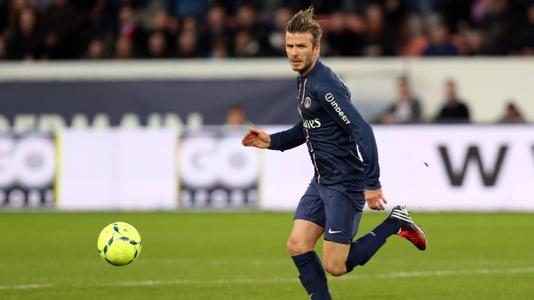
%> input picture david beckham.jpg, 534 x 300 px
$ octave deteksi_lingkaran.m   (GNU Octave 9; MATLAB toolbox functions it lacks are replaced by stand-ins)
%> lines starting %> are read from the running program, lines starting %| are printed output that depends on the picture
clc; clear; close all; warning off all;

% membaca citra rgb
img = imread('david beckham.jpg')
%> img is the input picture: size 300x534x3 uint8; mean R, G, B 128.3, 127.3, 105.1
figure, imshow(img)

% mengkonversi citra rgb menjadi citra grayscale
img_gray = rgb2gray(img);
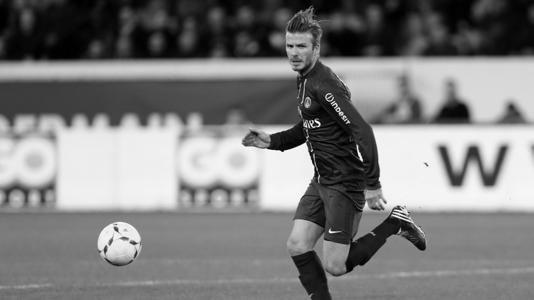
%> img_gray: size 300x534 uint8; min 0, max 254, mean 125
figure, imshow(img_gray)

% mendeteksi lingkaran menggunakan transformasi hough
[centers, radii, metric] = imfindcircles(img_gray, [20 50]);
%> centers = [120.4 244.3]; radii = 21.66; metric = 0.355

% menampilkan citra hasil deteksi
figure, imshow(img)
viscircles(centers,radii, 'Color', 'b')
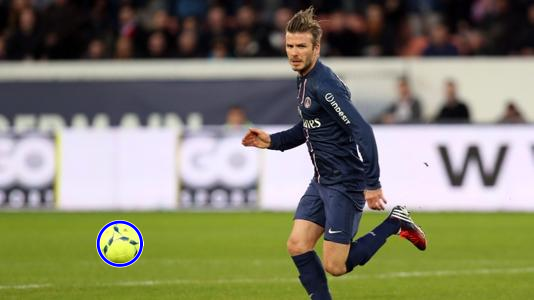
%> figure redrawn from the program's plot data

$ run again, with cristiano ronaldo.jpg copied over david beckham.jpg
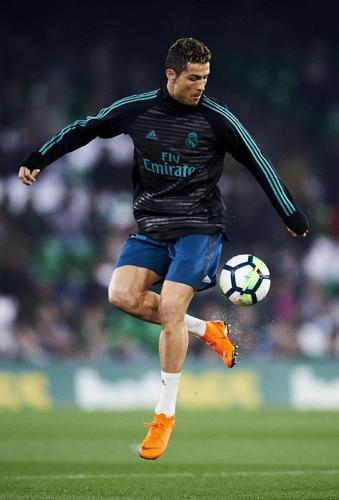
%> input picture cristiano ronaldo.jpg, 339 x 500 px
%> img is the input picture: size 500x339x3 uint8; mean R, G, B 78.6, 86.4, 78.8
%> `img_gray = rgb2gray(img);`:
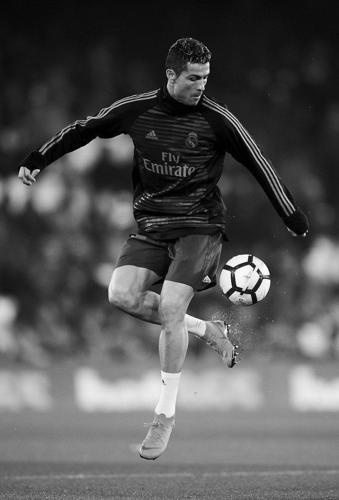
%> img_gray: size 500x339 uint8; min 0, max 254, mean 83.2
%> centers = [246 280.8]; radii = 25.56; metric = 0.372
%> `viscircles(centers,radii, 'Color', 'b')`:
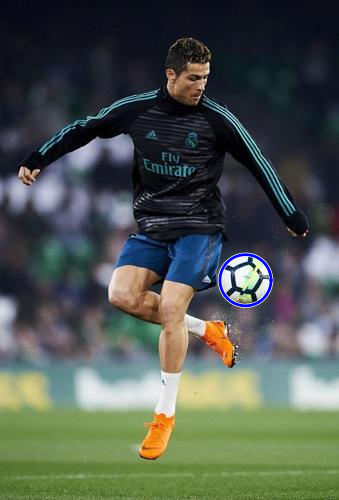
%> figure redrawn from the program's plot data

$ run again, with Hasil 1.jpeg copied over david beckham.jpg
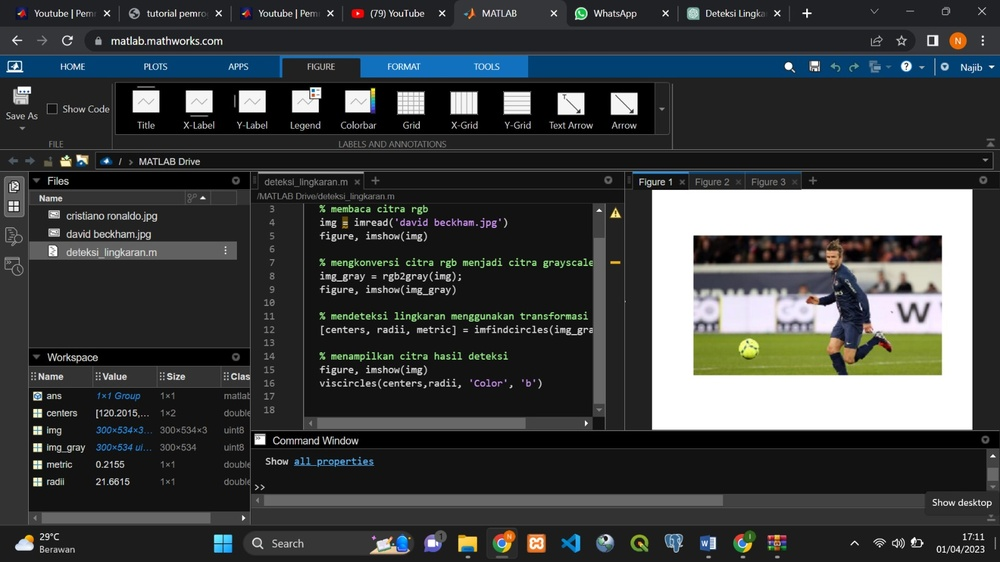
%> input picture Hasil 1.jpeg, 1000 x 562 px, shrunk from 1600 x 900 before the run
%> img is the input picture: size 562x1000x3 uint8; mean R, G, B 60.5, 63.4, 64
%> `img_gray = rgb2gray(img);`:
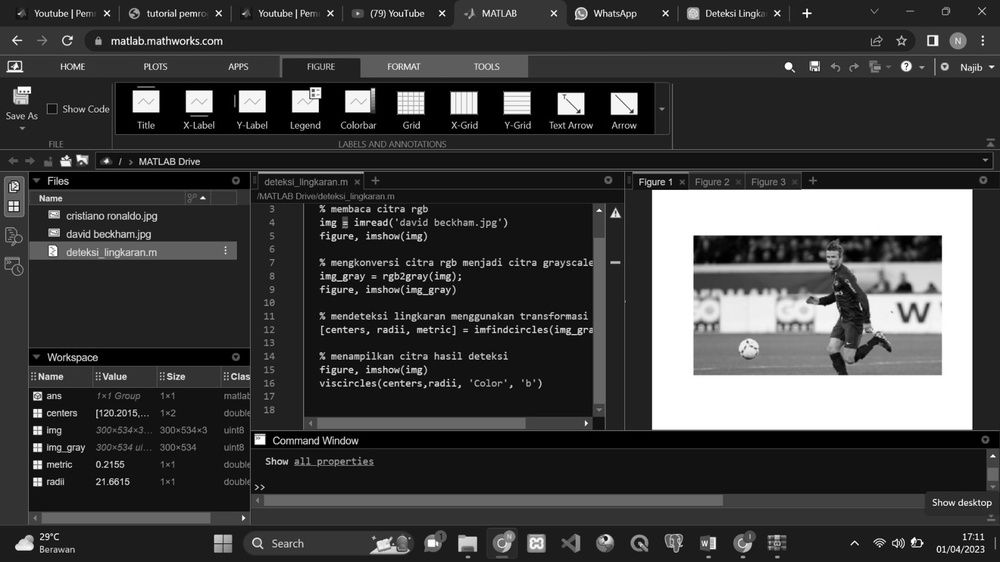
%> img_gray: size 562x1000 uint8; min 0, max 255, mean 62.6
%> centers = [500.5 281.5]; radii = 23.95; metric = 0.0205
%> `viscircles(centers,radii, 'Color', 'b')`:
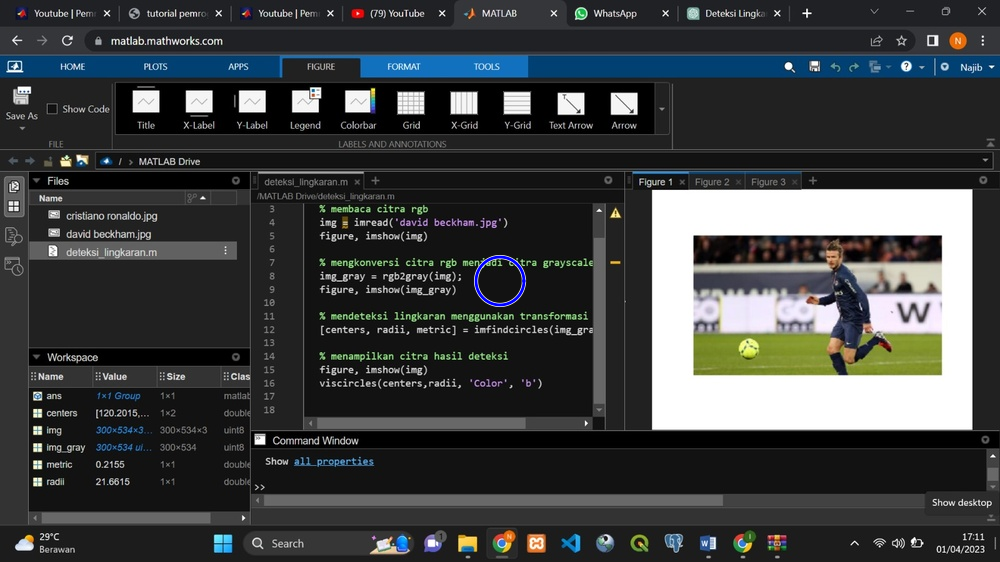
%> figure redrawn from the program's plot data
